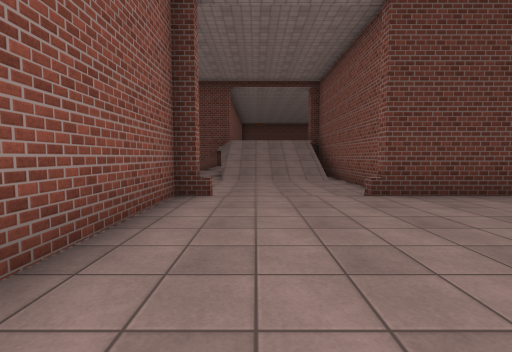
[1] (above)

14 first-person views from a walk through a Unity game level. The camera is 1.3 m above the floor, tilts 4° down and sees 85° across. The floor is counted in squares, 2 m on a side. Each view is taken from the middle of a square. On the plan, view 1 faces up. The plan holds only what a view shows up to about 9 squares ahead; the rest is blank. The place goes on beyond the plan. Some animated figures are not drawn. Surface patterns are stand-ins for the level's own textures.

[2]
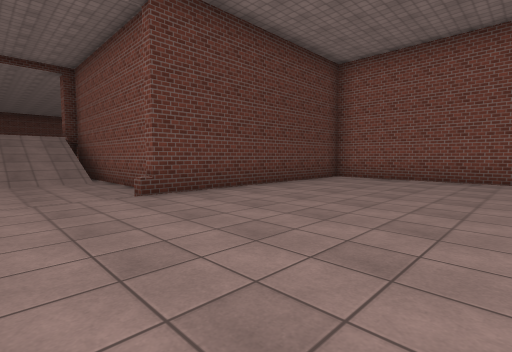

[3]
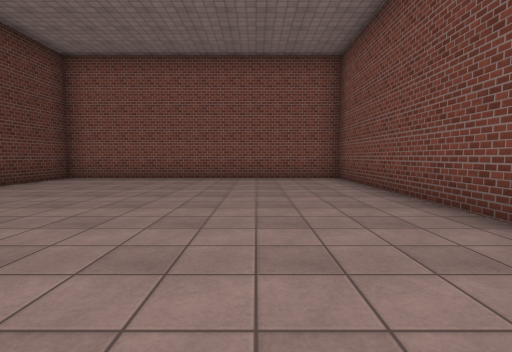

[4]
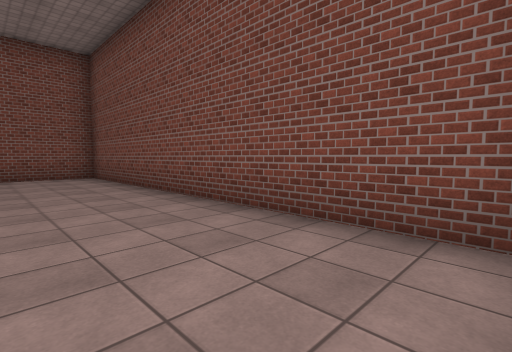

[5]
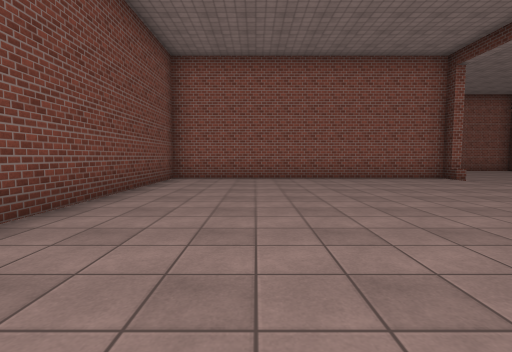

[6]
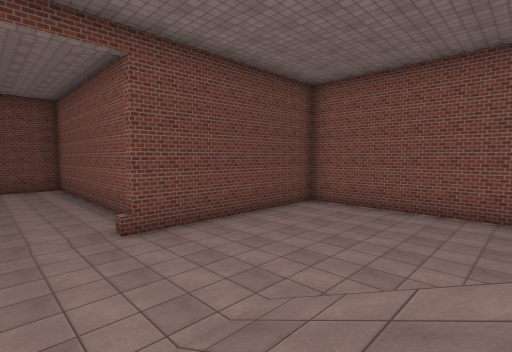

[7]
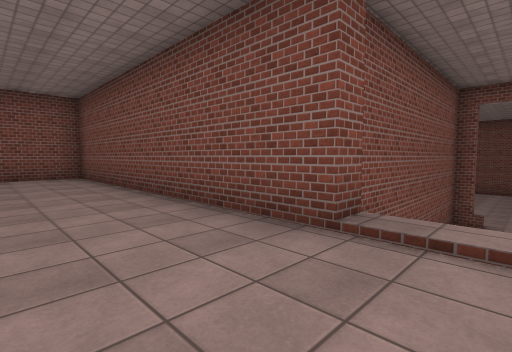

[8]
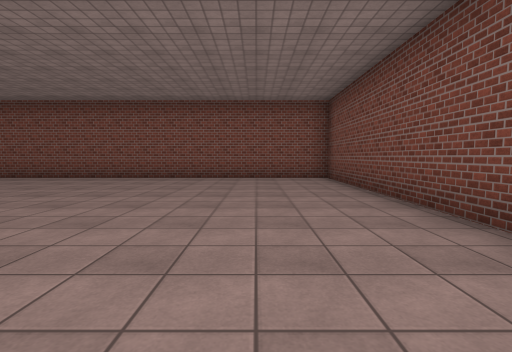

[9]
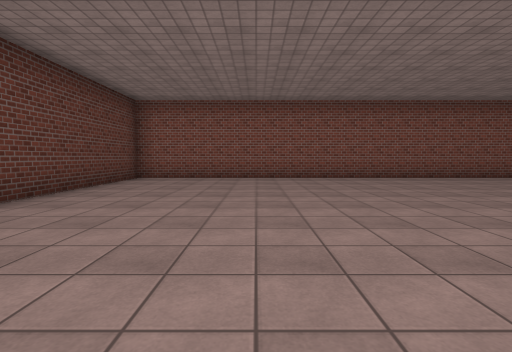

[10]
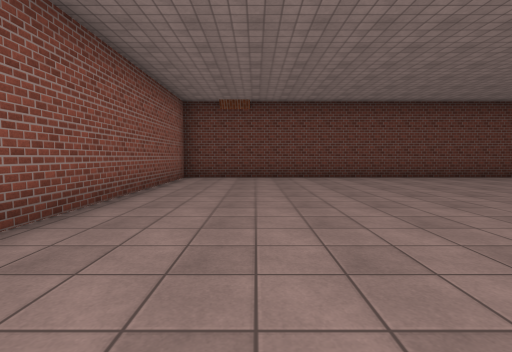

[11]
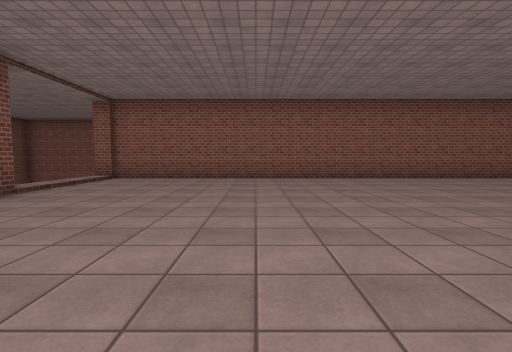

[12]
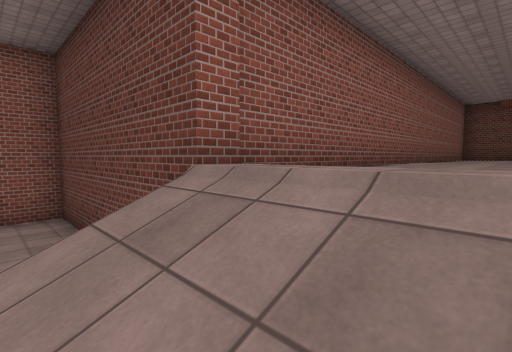

[13]
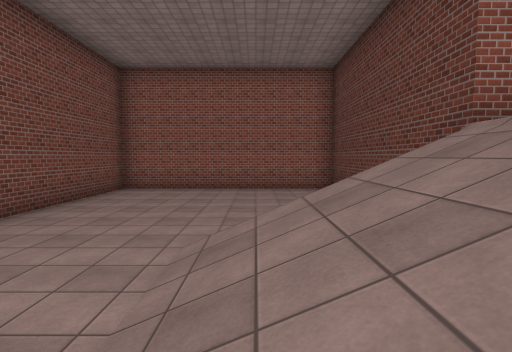

[14]
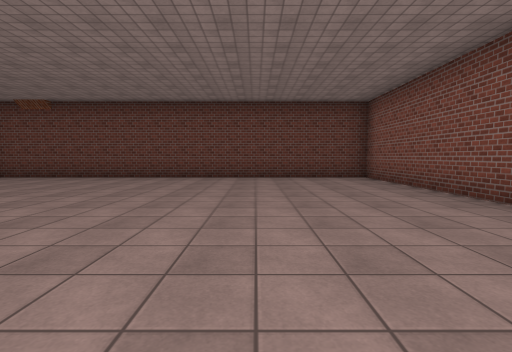

### Floor plan
Key: @ floor where view 1 was taken; # wall or solid block; . main floor; - floor 2.5 m lower than the main floor; / step, stairs or slope.
Columns run from 7 left of view 1 to 11 right of it. Each row starts with its distance up from view 1.
 25      ##############
 24      #............#
 23      #............#
 22      #............#
 21      #............#
 20      #............#
 19      #............#
 18      #............#
 17      #............#
 16      #............#
 15      #............#
 14      #............#
 13      #............#
 12 ######////........#
 11 #---##////#########
 10 #-----////#
  9 #-----////#
  8 #---------#
  7 #---------#
  6 #---------#
  5 #----##---#######
  4 ######----------#
  3      #----------#
  2      #----------#
  1      #----------#
  0      #-@--------#
 -1      #----------#
 -2      #----------#
 -3      #----------#
 -4      ############

Where each view was taken, in squares from view 1:
view 1: 0 up, 0 right, facing up
view 2: 0 up, 0 right, facing up-right
view 3: 1 down, 0 right, facing right
view 4: 1 down, 1 left, facing down-right
view 5: 1 down, 7 right, facing left
view 6: 10 up, 1 right, facing down-left
view 7: 14 up, 1 right, facing down-right
view 8: 14 up, 2 right, facing right
view 9: 21 up, 2 right, facing right
view 10: 16 up, 1 right, facing up
view 11: 16 up, 7 right, facing left
view 12: 10 up, 1 right, facing up-left
view 13: 9 up, 2 right, facing left
view 14: 16 up, 7 right, facing up
